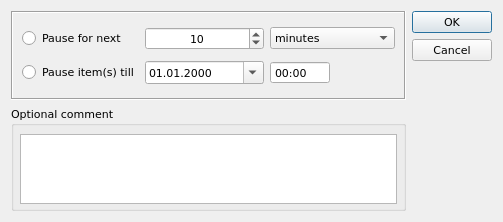
<?xml version="1.0" encoding="UTF-8"?>
<ui version="4.0">
 <class>TestPauseDialog</class>
 <widget class="QDialog" name="TestPauseDialog">
  <property name="geometry">
   <rect>
    <x>0</x>
    <y>0</y>
    <width>503</width>
    <height>222</height>
   </rect>
  </property>
  <property name="font">
   <font>
    <family>DejaVu Sans</family>
    <pointsize>8</pointsize>
   </font>
  </property>
  <property name="windowTitle">
   <string>Pause test item(s)</string>
  </property>
  <property name="windowIcon">
   <iconset resource="../qHostMonitor.qrc">
    <normaloff>:/img/action/pauseTest.png</normaloff>:/img/action/pauseTest.png</iconset>
  </property>
  <layout class="QHBoxLayout" name="horizontalLayout_3">
   <item>
    <layout class="QVBoxLayout" name="verticalLayout_2" stretch="1,1">
     <item>
      <widget class="QFrame" name="frame">
       <property name="frameShape">
        <enum>QFrame::Box</enum>
       </property>
       <property name="frameShadow">
        <enum>QFrame::Sunken</enum>
       </property>
       <layout class="QGridLayout" name="gridLayout" columnstretch="1,2,1,1" columnminimumwidth="0,0,0,0">
        <item row="0" column="0">
         <widget class="QRadioButton" name="rdPauseNext">
          <property name="text">
           <string>Pause for next</string>
          </property>
         </widget>
        </item>
        <item row="0" column="1">
         <widget class="QSpinBox" name="spinPauseNext">
          <property name="alignment">
           <set>Qt::AlignCenter</set>
          </property>
          <property name="minimum">
           <number>1</number>
          </property>
          <property name="maximum">
           <number>36000</number>
          </property>
          <property name="value">
           <number>10</number>
          </property>
         </widget>
        </item>
        <item row="0" column="2" colspan="2">
         <widget class="QComboBox" name="cmbPauseNext">
          <item>
           <property name="text">
            <string>minutes</string>
           </property>
          </item>
          <item>
           <property name="text">
            <string>hours</string>
           </property>
          </item>
          <item>
           <property name="text">
            <string>days</string>
           </property>
          </item>
         </widget>
        </item>
        <item row="1" column="0">
         <widget class="QRadioButton" name="rdPauseTill">
          <property name="text">
           <string>Pause item(s) till</string>
          </property>
         </widget>
        </item>
        <item row="1" column="1">
         <widget class="QDateEdit" name="datePauseTill">
          <property name="displayFormat">
           <string>dd.MM.yyyy</string>
          </property>
          <property name="calendarPopup">
           <bool>true</bool>
          </property>
         </widget>
        </item>
        <item row="1" column="2">
         <widget class="QTimeEdit" name="timePauseTill">
          <property name="sizePolicy">
           <sizepolicy hsizetype="Preferred" vsizetype="Fixed">
            <horstretch>0</horstretch>
            <verstretch>0</verstretch>
           </sizepolicy>
          </property>
          <property name="buttonSymbols">
           <enum>QAbstractSpinBox::NoButtons</enum>
          </property>
          <property name="displayFormat">
           <string>hh:mm</string>
          </property>
         </widget>
        </item>
        <item row="1" column="3">
         <spacer name="horizontalSpacer">
          <property name="orientation">
           <enum>Qt::Horizontal</enum>
          </property>
          <property name="sizeType">
           <enum>QSizePolicy::Fixed</enum>
          </property>
          <property name="sizeHint" stdset="0">
           <size>
            <width>45</width>
            <height>20</height>
           </size>
          </property>
         </spacer>
        </item>
       </layout>
      </widget>
     </item>
     <item>
      <widget class="QGroupBox" name="gpBoxOptionalComment">
       <property name="title">
        <string>Optional comment</string>
       </property>
       <layout class="QFormLayout" name="formLayout_2">
        <property name="horizontalSpacing">
         <number>0</number>
        </property>
        <property name="verticalSpacing">
         <number>0</number>
        </property>
        <property name="leftMargin">
         <number>6</number>
        </property>
        <property name="topMargin">
         <number>8</number>
        </property>
        <property name="rightMargin">
         <number>6</number>
        </property>
        <property name="bottomMargin">
         <number>4</number>
        </property>
        <item row="0" column="0" colspan="2">
         <widget class="QPlainTextEdit" name="plTextOptionalComment"/>
        </item>
       </layout>
      </widget>
     </item>
    </layout>
   </item>
   <item>
    <layout class="QVBoxLayout" name="verticalLayout">
     <item>
      <widget class="QDialogButtonBox" name="btBoxTestPauseDialog">
       <property name="orientation">
        <enum>Qt::Vertical</enum>
       </property>
       <property name="standardButtons">
        <set>QDialogButtonBox::Cancel|QDialogButtonBox::Ok</set>
       </property>
      </widget>
     </item>
     <item>
      <spacer name="verticalSpacer">
       <property name="orientation">
        <enum>Qt::Vertical</enum>
       </property>
       <property name="sizeHint" stdset="0">
        <size>
         <width>20</width>
         <height>40</height>
        </size>
       </property>
      </spacer>
     </item>
    </layout>
   </item>
  </layout>
 </widget>
 <resources>
  <include location="../qHostMonitor.qrc"/>
  <include location="../qHostMonitor.qrc"/>
 </resources>
 <connections>
  <connection>
   <sender>btBoxTestPauseDialog</sender>
   <signal>accepted()</signal>
   <receiver>TestPauseDialog</receiver>
   <slot>accept()</slot>
   <hints>
    <hint type="sourcelabel">
     <x>248</x>
     <y>254</y>
    </hint>
    <hint type="destinationlabel">
     <x>157</x>
     <y>274</y>
    </hint>
   </hints>
  </connection>
  <connection>
   <sender>btBoxTestPauseDialog</sender>
   <signal>rejected()</signal>
   <receiver>TestPauseDialog</receiver>
   <slot>reject()</slot>
   <hints>
    <hint type="sourcelabel">
     <x>316</x>
     <y>260</y>
    </hint>
    <hint type="destinationlabel">
     <x>286</x>
     <y>274</y>
    </hint>
   </hints>
  </connection>
 </connections>
</ui>
